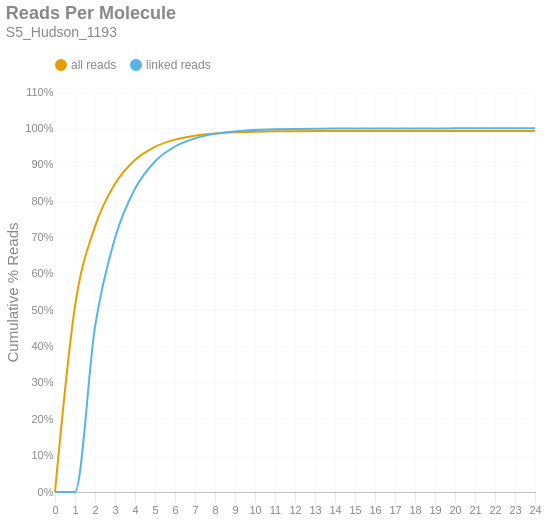

Notebook source saved alongside this figure:
### Markdown cell above
### Reads per Molecule
This chart shows the cumulative distribution of the number of reads per linked molecule. That is, how many alignments are associated with a unique molecule. This excludes the number of reads associated with invalid or absent linked-read barcodes. The `linked` histogram is the percentages recalculated when disregarding singletons.

### Code cell
if SKIPLR:
    print_html(f"Skipped")
else:
    counts = np.bincount(valids['reads'].cast(pl.Int64).to_numpy())
    weighted = counts * np.arange(len(counts))
    all_perc = weighted / n_reads
    linked_perc = weighted / n_linked_reads
    linked_perc[1] = 0
    binned_df = pl.DataFrame({
        'readsper': list(range(len(counts))),
        'all reads (cumsum)': np.cumsum(all_perc).tolist(),
        'linked reads (cumsum)': np.cumsum(linked_perc).tolist(),
    })

    with SafeRender(binned_df):
        (
            density_plot(binned_df, 'Reads Per Molecule', samplename, 'readspmol')
            .encode(
                x=alt.X('readsper:O', title=None).axis(labelAngle=0).scale(padding=0),
                y=alt.Y('value:Q', title='Cumulative % Reads').axis(format='%').stack(False),
                color=alt.Color("key:N").scale(domain=["all reads", "linked reads"]),
                tooltip=[
                    alt.Tooltip("key:N", title="Data Type"),
                    alt.Tooltip("readsper:O", title="Reads Per Molecule"),
                    alt.Tooltip("value:Q", format=".2%", title="% Reads (Cum.)")
                ]            
            )
        ).display()

### Figure 1 — Vega-Lite specification as saved in the notebook (floating-point values rounded to 4 significant figures)
{"width": "container", "height": 400, "config": {"title": {"anchor": "start", "dy": -15, "fontSize": 18, "color": "#888888", "subtitleColor": "#888888", "subtitleFontSize": 14}, "arc": {"fill": "#0072B2"}, "axis": {"domainColor": "#888888", "domainWidth": 0.5, "gridWidth": 0.2, "grid": false, "titleFontWeight": 400, "titleFontSize": 15, "labelFontSize": 11, "labelColor": "#888888", "tickColor": "#888888", "tickWidth": 0.2, "titleColor": "#888888"}, "axisBand": {"grid": false}, "axisX": {"grid": true, "tickSize": 10, "domainCap": "round"}, "axisY": {"domain": false, "grid": true, "tickSize": 0, "domainCap": "round"}, "background": "transparent", "header": {"labelFontSize": 15, "labelColor": "#888888", "titleFontSize": 15, "titleFontWeight": 600, "titleColor": "#888888"}, "legend": {"labelFont": "sans-serif", "labelFontSize": 12, "labelColor": "#888888", "symbolSize": 100, "symbolType": "circle", "titleFontSize": 12, "titlePadding": 10, "titleColor": "#888888", "title": null, "orient": "top"}, "range": {"category": ["#E69F00", "#56B4E9", "#009E73", "#F0E442", "#0072B2", "#D55E00", "#CC79A7", "#000000"], "diverging": ["#cfe8f3", "#a2d4ec", "#73bfe2", "#46abdb", "#1696d2", "#12719e"]}, "area": {"fill": "#0072B2", "fillOpacity": 0.7, "line": true, "strokeOpacity": 0.7}, "line": {"color": "#0072B2", "stroke": "#0072B2", "strokeWidth": 2}, "trail": {"color": "#0072B2", "stroke": "#0072B2", "strokeWidth": 0, "size": 1}, "point": {"filled": true, "fillOpacity": 1.0, "size": 95}, "text": {"color": "#888888", "fontSize": 11, "align": "right", "fontWeight": 400, "size": 11}, "bar": {"fill": "#0072B2", "stroke": null}, "view": {"stroke": null, "continuousWidth": 660, "continuousHeight": 400}}, "data": {"name": "data-75c90b7bb8f4e3e9b15fd1279ea511ba"}, "mark": {"type": "line", "interpolate": "monotone", "point": {"opacity": 0, "size": 275}}, "encoding": {"color": {"field": "key", "scale": {"domain": ["all reads", "linked reads"]}, "type": "nominal"}, "tooltip": [{"field": "key", "title": "Data Type", "type": "nominal"}, {"field": "readsper", "title": "Reads Per Molecule", "type": "ordinal"}, {"field": "value", "format": ".2%", "title": "% Reads (Cum.)", "type": "quantitative"}], "x": {"axis": {"labelAngle": 0}, "field": "readsper", "scale": {"padding": 0}, "title": null, "type": "ordinal"}, "y": {"axis": {"format": "%"}, "field": "value", "stack": false, "title": "Cumulative % Reads", "type": "quantitative"}}, "params": [{"name": "param_c36ac31b6afebe62", "select": {"type": "point", "fields": ["key"]}, "bind": "legend"}], "title": {"text": "Reads Per Molecule", "subtitle": "S5_Hudson_1193"}, "transform": [{"fold": ["all reads (cumsum)", "linked reads (cumsum)"]}, {"calculate": "replace(datum.key, ' (cumsum)', '')", "as": "key"}, {"filter": {"param": "param_c36ac31b6afebe62"}}], "usermeta": {"embedOptions": {"downloadFileName": "S5_Hudson_1193.readspmol"}}, "$schema": "https://vega.github.io/schema/vega-lite/v6.1.0.json", "datasets": {"data-75c90b7bb8f4e3e9b15fd1279ea511ba": [{"readsper": 0, "all reads (cumsum)": 0.0, "linked reads (cumsum)": 0.0}, {"readsper": 1, "all reads (cumsum)": 0.5111, "linked reads (cumsum)": 0.0}, {"readsper": 2, "all reads (cumsum)": 0.7299, "linked reads (cumsum)": 0.4539}, {"readsper": 3, "all reads (cumsum)": 0.8476, "linked reads (cumsum)": 0.6983}, {"readsper": 4, "all reads (cumsum)": 0.9131, "linked reads (cumsum)": 0.834}, {"readsper": 5, "all reads (cumsum)": 0.9492, "linked reads (cumsum)": 0.909}, {"readsper": 6, "all reads (cumsum)": 0.969, "linked reads (cumsum)": 0.9501}, {"readsper": 7, "all reads (cumsum)": 0.9799, "linked reads (cumsum)": 0.9726}, {"readsper": 8, "all reads (cumsum)": 0.9858, "linked reads (cumsum)": 0.9849}, {"readsper": 9, "all reads (cumsum)": 0.989, "linked reads (cumsum)": 0.9915}, {"readsper": 10, "all reads (cumsum)": 0.9908, "linked reads (cumsum)": 0.9953}, {"readsper": 11, "all reads (cumsum)": 0.9918, "linked reads (cumsum)": 0.9973}, {"readsper": 12, "all reads (cumsum)": 0.9923, "linked reads (cumsum)": 0.9984}, {"readsper": 13, "all reads (cumsum)": 0.9926, "linked reads (cumsum)": 0.9991}, {"readsper": 14, "all reads (cumsum)": 0.9928, "linked reads (cumsum)": 0.9994}, {"readsper": 15, "all reads (cumsum)": 0.9929, "linked reads (cumsum)": 0.9997}, {"readsper": 16, "all reads (cumsum)": 0.993, "linked reads (cumsum)": 0.9998}, {"readsper": 17, "all reads (cumsum)": 0.993, "linked reads (cumsum)": 0.9999}, {"readsper": 18, "all reads (cumsum)": 0.993, "linked reads (cumsum)": 0.9999}, {"readsper": 19, "all reads (cumsum)": 0.993, "linked reads (cumsum)": 0.9999}, {"readsper": 20, "all reads (cumsum)": 0.993, "linked reads (cumsum)": 1.0}, {"readsper": 21, "all reads (cumsum)": 0.9931, "linked reads (cumsum)": 1.0}, {"readsper": 22, "all reads (cumsum)": 0.9931, "linked reads (cumsum)": 1.0}, {"readsper": 23, "all reads (cumsum)": 0.9931, "linked reads (cumsum)": 1.0}, {"readsper": 24, "all reads (cumsum)": 0.9931, "linked reads (cumsum)": 1.0}]}}
